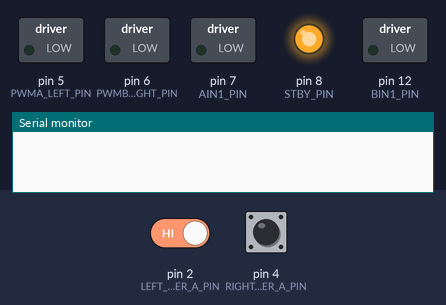
A sketch run on a simulated Arduino Uno, built with avr-gcc and run on an emulated ATmega328P. Shown: switched loads named in the sketch (green lamp = pin HIGH), output pins drawn as LEDs (lit = HIGH), the last lines printed to the serial monitor. Inputs (shaded band) come from the test bench; at power-on: pin 2 (LEFT_ENCODER_A_PIN) HIGH, pin 4 (RIGHT_ENCODER_A_PIN) HIGH.

Above: at 0.1 s.
At 3.1 s:
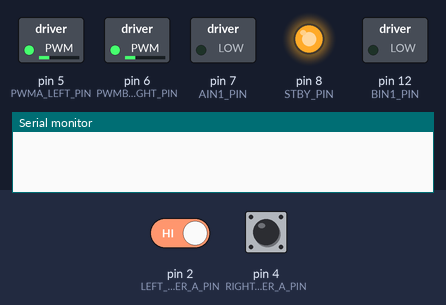
At 11.5 s:
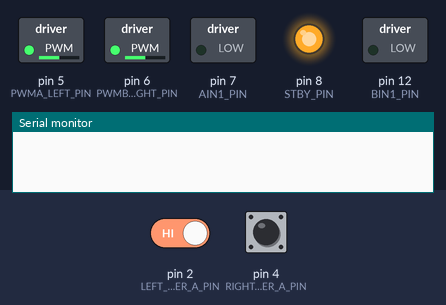
At 19.5 s:
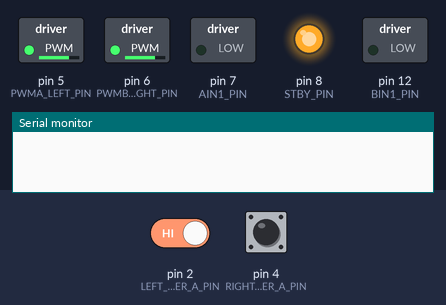
At 30.6 s:
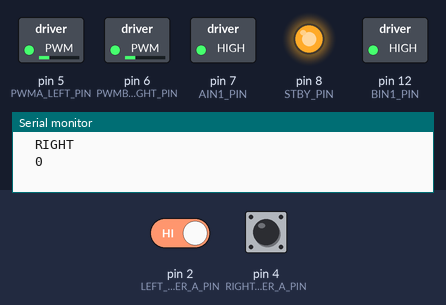
At 38.6 s:
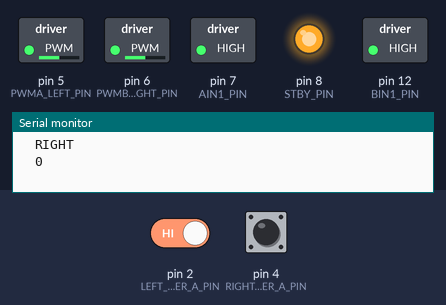
Timing chart, 0 to 40.0 s (numbered marks = the images above):
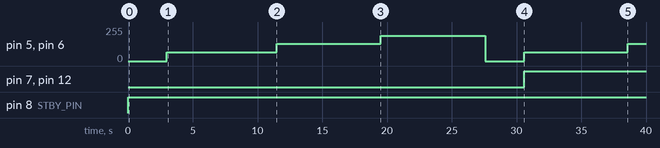

Measured:
- by itself, pin 7 (AIN1_PIN), pin 12 (BIN1_PIN): LOW → HIGH at 30.6 s
- by itself, pin 8 (STBY_PIN): LOW → HIGH at 0.00 s
- by itself, pin 5 (PWMA_LEFT_PIN), pin 6 (PWMB_RIGHT_PIN): 0/255 → 64/255 at 3.0 s, → 128/255 8.5 s later, → 191/255 8.0 s later, → 0/255 8.1 s later, … (6 changes in this stretch)

The sketch:

moter_move_test.ino
```cpp
#include "pins.h"
#include "motor.h"
#include <util/atomic.h>

//*******************Global Constants & Global Variables***************************//
const unsigned long ENCODER_SAMPLE_INTERVAL = 500UL;    // units, milliseconds
volatile unsigned long leftEncoderCount = 0;
volatile unsigned long rightEncoderCount = 0;

//********Interrupt routine to update left encoder to take voltage*****************//
void leftEncoderISR(void)
{
  leftEncoderCount++;
}

//**************************Put pin to take voltage********************************//
void voltage()
{
  analogReference(INTERNAL);
}

//**********************Put pin to Interrupt left & right motor********************//
ISR(PCINT0_vect)
  {
  rightEncoderCount++;
  }
ISR(PCINT2_vect)
  {
  rightEncoderCount++;
  }

//**********************Function mysetup change port based in int********************//
void mysetup(void)
{
  pinMode(LEFT_ENCODER_A_PIN, INPUT);
  attachInterrupt(digitalPinToInterrupt(LEFT_ENCODER_A_PIN), leftEncoderISR, CHANGE);
  voltage();
  cli();// cli to turn off interupts at fist
  PCICR |= 0b00000100; // Enable ports to flip interrupts during service
  PCMSK2 |= 0b00010000;
  sei();//enable interupts

}

//*********************************Enter Main**************************************//
int main(void){

  unsigned char motorSpeed = 64;                             // This number is the 25% dudty cycle that is needed for output
  unsigned long startTime, dTEncoder;                        // Start clock for passing tp python
  unsigned long count_left[32],count_right[32],elapsed_time[32] = {0};                // Arrays for storing counts and sending over to python
  float battery[32] = {0};
  int count[32] = {0};
  int x = 0;
  int y = 0;
  const char* endsigMsg = "ENDOFSIG";
  init();                                                    // Set up pins and hardware
  mysetup();

  Serial.begin(115200);                                      // Set up baud rate at 115200
  initMotors();                                              // Initialize Motors via header file
  delay(3000);

//********************Enter while loop for main program****************************//
  while(1)                                                   // Found while loop for state machine was best way
  {                                                          // To switch motors back and forth between speeds
    if(x == 0){
      driveForward(motorSpeed);                              // Dirve forward at 25 % speed
      delay(3000);                                           // Bring the motor hardware up to speed
      startTime = millis();
    }
    while(x < 32){
      if( (millis() - startTime) >=  ENCODER_SAMPLE_INTERVAL)
      {
        dTEncoder = millis() - startTime;                      // Store time into an array for output and reading in python
        elapsed_time[x] = {dTEncoder};                     // Store time into an array for output and reading in python
        startTime = millis();
//**************************** Enter ATOMIC_BLOCK**********************************//
        ATOMIC_BLOCK(ATOMIC_RESTORESTATE) {                     // Need to block interrupts so that atomic count for output
                                                                // does not get killed and we can pass clean output to python
//************************ Set up counts for output********************************//
          count[x] = x;
          //battery[x] = (analogRead(VOL_MEASURE_PIN) * 1.1 / 1024) * (7.6666);   /// Am not sending so do not need
          count_right[x] = rightEncoderCount;
          count_left[x] = leftEncoderCount;
        }
           if(x == 30){
            for(int y = 0; y < 31; y++){
              Serial.println("COUNT");
              Serial.print('\t');
              Serial.println(count[y]);
              Serial.print('\t');
              Serial.println("LEFT");
              Serial.print('\t');
              Serial.println(count_left[y]);
              Serial.print('\t');
              Serial.println("RIGHT");
              Serial.print('\t');
              Serial.println(count_right[y]);
              Serial.print('\t');
              //Serial.print('\t');
              //Serial.print("BATTERY");
              //Serial.print(battery[y]);                             Use for future programs or debugging
              //Serial.print(",");
              //Serial.println(" ");
              //Serial.print("TIME");
              //Serial.print(elapsed_time[y]);
              //Serial.print(",");
             }
          }

           if(x == 10){
            motorSpeed = 128;                                         // This number is the 50% dudty cycle that is needed for output
           if(y==0){                                                 // We are driving forward though so it will be 128-64
              driveForward(motorSpeed);
              delay(3000);                                            // Bring the motor hardware up to speed
              startTime = millis();
              }
           if(y==1){
              driveBackward(motorSpeed);
              delay(3000);                                             // Bring the motor hardware up to speed
              startTime = millis();
            }
          }

           if(x == 20){
           motorSpeed = 191;                                          // This number is the 75% dudty cycle that is needed for output
           if(y==0){
              driveForward(motorSpeed);
              delay(3000);                                            // Bring the motor hardware up to speed
              startTime = millis();
            }
           if(y==1){
             driveBackward(motorSpeed);
             delay(3000);
             startTime = millis();
            }
          }

           if(x == 30 & y == 0){
            stopMotors();
            delay(3000);                                           // Delay is needed as when its not there the motor will switch speeds to fast, bad output
            motorSpeed = 64;                                       // This number is the 50% dudty cycle that is needed for output
            driveBackward(motorSpeed);                             // We are drivingbackward though so it will be 64-0
            delay(3000);                                           // Bring the motor hardware up to speed
            startTime = millis();
            x = 0;
            y = 1;
           }


           if(x == 30 & y == 1){
            stopMotors();
            Serial.println(endsigMsg);
           }
          x++;
          leftEncoderCount = 0UL;
          rightEncoderCount = 0UL;
      }
    }
   }
  return 0;
}
```

motor.cpp
```cpp
#include "pins.h"
#include "motor.h"
#include <Arduino.h>


void initMotors( void)
{
  pinMode(AIN1_PIN, OUTPUT);
  pinMode(BIN1_PIN, OUTPUT);
  pinMode(PWMA_LEFT_PIN, OUTPUT);
  pinMode(PWMB_RIGHT_PIN, OUTPUT);
  pinMode(STBY_PIN, OUTPUT);
  digitalWrite(AIN1_PIN, 0);
  digitalWrite(BIN1_PIN, 0);
  analogWrite(PWMA_LEFT_PIN, 25);
  analogWrite(PWMB_RIGHT_PIN, 25);
  digitalWrite(AIN1_PIN, 1);
  digitalWrite(BIN1_PIN, 1);
  analogWrite(PWMA_LEFT_PIN, 25);
  analogWrite(PWMB_RIGHT_PIN, 25);
  stopMotors();
}

void stopMotors(void)
{
  digitalWrite(AIN1_PIN, LOW);
  digitalWrite(BIN1_PIN, LOW);
  digitalWrite(STBY_PIN, HIGH);
  analogWrite(PWMA_LEFT_PIN, 0);
  analogWrite(PWMB_RIGHT_PIN, 0);
}


void driveForward(unsigned char speed)
{
  digitalWrite(AIN1_PIN, 0);
  digitalWrite(BIN1_PIN, 0);
  analogWrite(PWMA_LEFT_PIN, speed);
  analogWrite(PWMB_RIGHT_PIN, speed);
}


void driveBackward(unsigned char speed)
{
  digitalWrite(AIN1_PIN, 1);
  digitalWrite(BIN1_PIN, 1);
  analogWrite(PWMA_LEFT_PIN, speed);
  analogWrite(PWMB_RIGHT_PIN, speed);
}
```

motor.h
```cpp
#ifndef MOTOR_H_INCLUDED
#define MOTOR_H_INCLUDED


void initMotors( void);
void stopMotors(void);

void driveForward(unsigned char speed);
void driveBackward(unsigned char speed);


#endif 
```

pins.h
```cpp
#ifndef pins_h
#define pins_h

#define VOL_MEASURE_PIN     A2

// motor control pins
#define AIN1_PIN            7
#define PWMA_LEFT_PIN       5
#define BIN1_PIN            12
#define PWMB_RIGHT_PIN      6
#define STBY_PIN            8

#define LEFT_ENCODER_A_PIN  2
#define RIGHT_ENCODER_A_PIN 4

#endif
```
